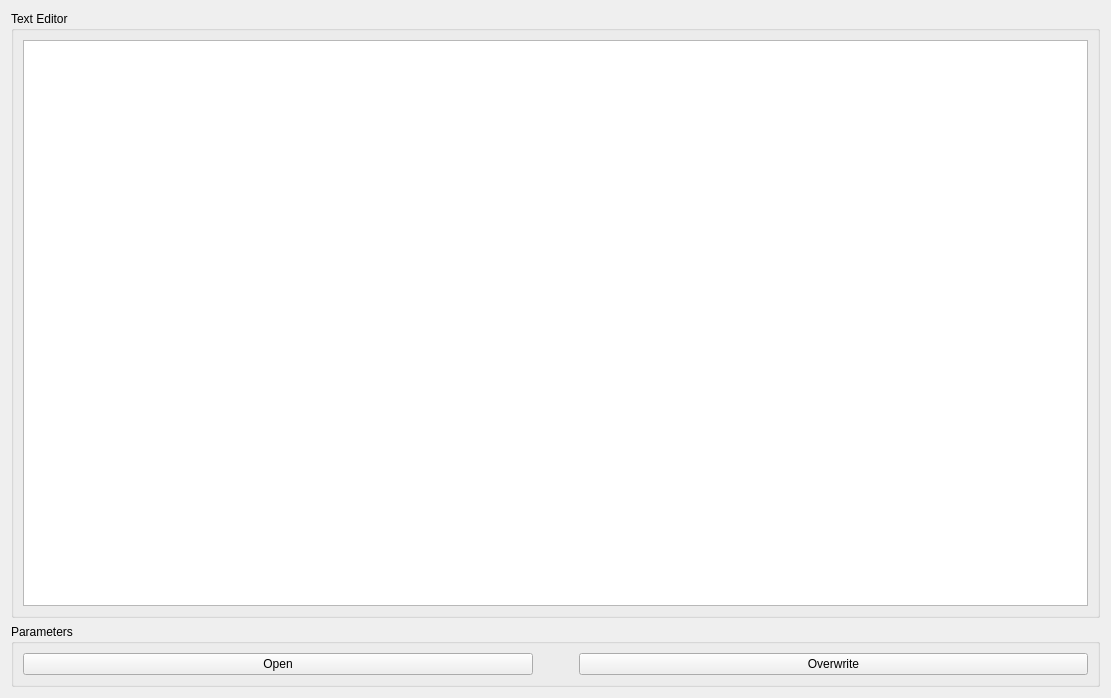
<?xml version="1.0" encoding="UTF-8"?>
<ui version="4.0">
 <class>Form</class>
 <widget class="QWidget" name="Form">
  <property name="enabled">
   <bool>true</bool>
  </property>
  <property name="geometry">
   <rect>
    <x>0</x>
    <y>0</y>
    <width>1111</width>
    <height>698</height>
   </rect>
  </property>
  <property name="minimumSize">
   <size>
    <width>1111</width>
    <height>698</height>
   </size>
  </property>
  <property name="windowTitle">
   <string>Form</string>
  </property>
  <layout class="QGridLayout" name="gridLayout">
   <item row="2" column="0">
    <widget class="QGroupBox" name="CommunicationBotFrame">
     <property name="title">
      <string>Parameters</string>
     </property>
     <layout class="QGridLayout" name="gridLayout_4">
      <item row="1" column="2">
       <widget class="QPushButton" name="OverwritePButton">
        <property name="text">
         <string>Overwrite</string>
        </property>
       </widget>
      </item>
      <item row="1" column="0">
       <widget class="QPushButton" name="OpenPButton">
        <property name="text">
         <string>Open</string>
        </property>
       </widget>
      </item>
      <item row="1" column="1">
       <spacer name="horizontalSpacer">
        <property name="orientation">
         <enum>Qt::Horizontal</enum>
        </property>
        <property name="sizeType">
         <enum>QSizePolicy::Minimum</enum>
        </property>
        <property name="sizeHint" stdset="0">
         <size>
          <width>40</width>
          <height>20</height>
         </size>
        </property>
       </spacer>
      </item>
     </layout>
    </widget>
   </item>
   <item row="0" column="0">
    <widget class="QGroupBox" name="OscilloTopGroupBox">
     <property name="minimumSize">
      <size>
       <width>1071</width>
       <height>431</height>
      </size>
     </property>
     <property name="title">
      <string>Text Editor</string>
     </property>
     <layout class="QHBoxLayout" name="horizontalLayout">
      <property name="sizeConstraint">
       <enum>QLayout::SetMaximumSize</enum>
      </property>
      <item>
       <widget class="QPlainTextEdit" name="PlainTextEdit"/>
      </item>
     </layout>
    </widget>
   </item>
  </layout>
 </widget>
 <resources/>
 <connections/>
</ui>
